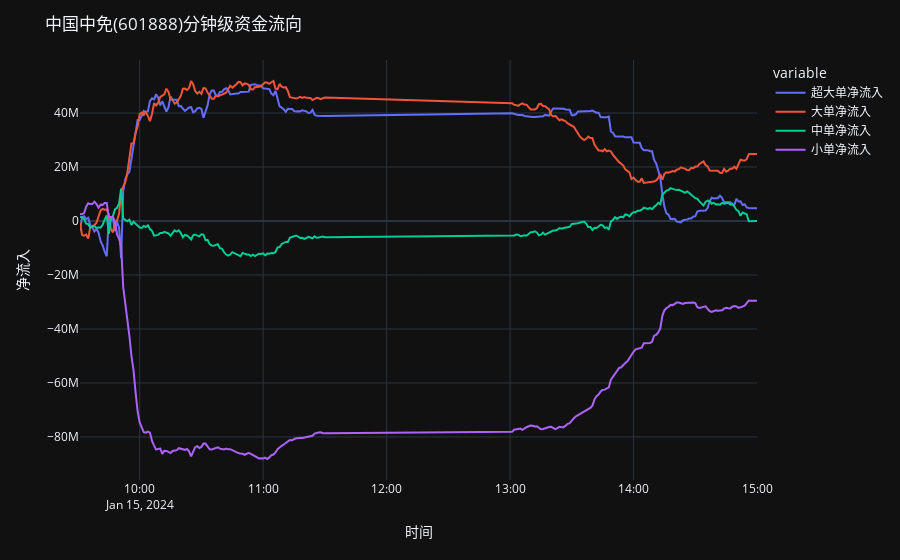
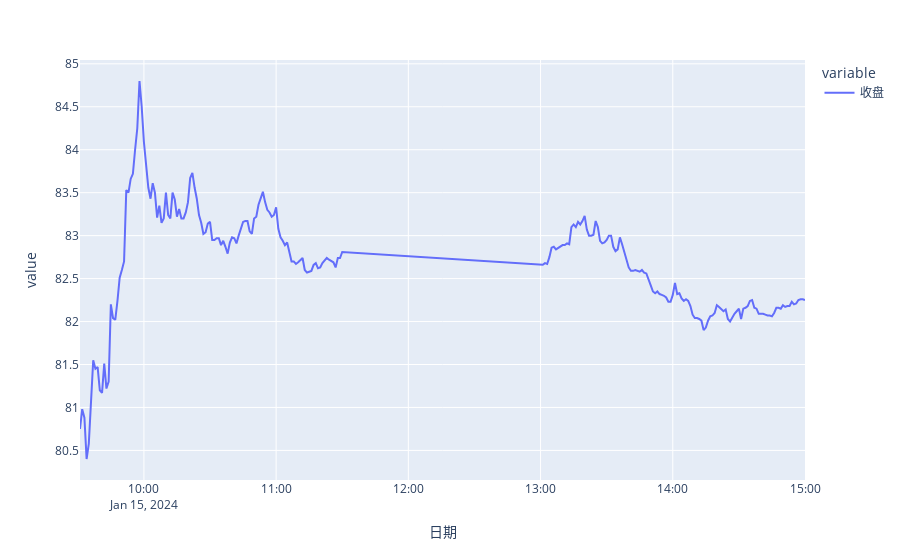

Here is the notebook cell these charts were saved with, in order:
### Code cell
# 给个股资金流向作图
fig = px.line(flow_min, x='时间', y=['超大单净流入', '大单净流入', '中单净流入', '小单净流入'])
fig.update_layout(
    title='{0}({1})分钟级资金流向'.format(stock_name, ticker), 
    xaxis_title='时间', yaxis_title='净流入', 
    template='plotly_dark')
fig.show()

fig2 = px.line(quote_min, x='日期', y=['收盘'])
fig2.show()

### Figure 1 — Plotly figure (JSON) as saved in the notebook; plotly's stock layout.template omitted (floating-point values rounded to 4 significant figures; data arrays with more than 128 entries replaced by an {"elided": "..."} marker saying what was removed)
{"data": [{"hovertemplate": "variable=超大单净流入<br>时间=%{x}<br>value=%{y}<extra></extra>", "legendgroup": "超大单净流入", "line": {"color": "#636efa", "dash": "solid"}, "marker": {"symbol": "circle"}, "mode": "lines", "name": "超大单净流入", "orientation": "v", "showlegend": true, "type": "scatter", "x": {"elided": "240 str values"}, "xaxis": "x", "y": {"elided": "240 int values"}, "yaxis": "y"}, {"hovertemplate": "variable=大单净流入<br>时间=%{x}<br>value=%{y}<extra></extra>", "legendgroup": "大单净流入", "line": {"color": "#EF553B", "dash": "solid"}, "marker": {"symbol": "circle"}, "mode": "lines", "name": "大单净流入", "orientation": "v", "showlegend": true, "type": "scatter", "x": {"elided": "240 str values"}, "xaxis": "x", "y": {"elided": "240 int values"}, "yaxis": "y"}, {"hovertemplate": "variable=中单净流入<br>时间=%{x}<br>value=%{y}<extra></extra>", "legendgroup": "中单净流入", "line": {"color": "#00cc96", "dash": "solid"}, "marker": {"symbol": "circle"}, "mode": "lines", "name": "中单净流入", "orientation": "v", "showlegend": true, "type": "scatter", "x": {"elided": "240 str values"}, "xaxis": "x", "y": {"elided": "240 int values"}, "yaxis": "y"}, {"hovertemplate": "variable=小单净流入<br>时间=%{x}<br>value=%{y}<extra></extra>", "legendgroup": "小单净流入", "line": {"color": "#ab63fa", "dash": "solid"}, "marker": {"symbol": "circle"}, "mode": "lines", "name": "小单净流入", "orientation": "v", "showlegend": true, "type": "scatter", "x": {"elided": "240 str values"}, "xaxis": "x", "y": {"elided": "240 int values"}, "yaxis": "y"}], "layout": {"legend": {"title": {"text": "variable"}, "tracegroupgap": 0}, "margin": {"t": 60}, "title": {"text": "中国中免(601888)分钟级资金流向"}, "xaxis": {"anchor": "y", "domain": [0, 1], "title": {"text": "时间"}}, "yaxis": {"anchor": "x", "domain": [0, 1], "title": {"text": "净流入"}}}}

### Figure 2 — Plotly figure (JSON) as saved in the notebook; plotly's stock layout.template omitted (floating-point values rounded to 4 significant figures; data arrays with more than 128 entries replaced by an {"elided": "..."} marker saying what was removed)
{"data": [{"hovertemplate": "variable=收盘<br>日期=%{x}<br>value=%{y}<extra></extra>", "legendgroup": "收盘", "line": {"color": "#636efa", "dash": "solid"}, "marker": {"symbol": "circle"}, "mode": "lines", "name": "收盘", "orientation": "v", "showlegend": true, "type": "scatter", "x": {"elided": "240 str values"}, "xaxis": "x", "y": {"elided": "240 float values"}, "yaxis": "y"}], "layout": {"legend": {"title": {"text": "variable"}, "tracegroupgap": 0}, "margin": {"t": 60}, "xaxis": {"anchor": "y", "domain": [0, 1], "title": {"text": "日期"}}, "yaxis": {"anchor": "x", "domain": [0, 1], "title": {"text": "value"}}}}
